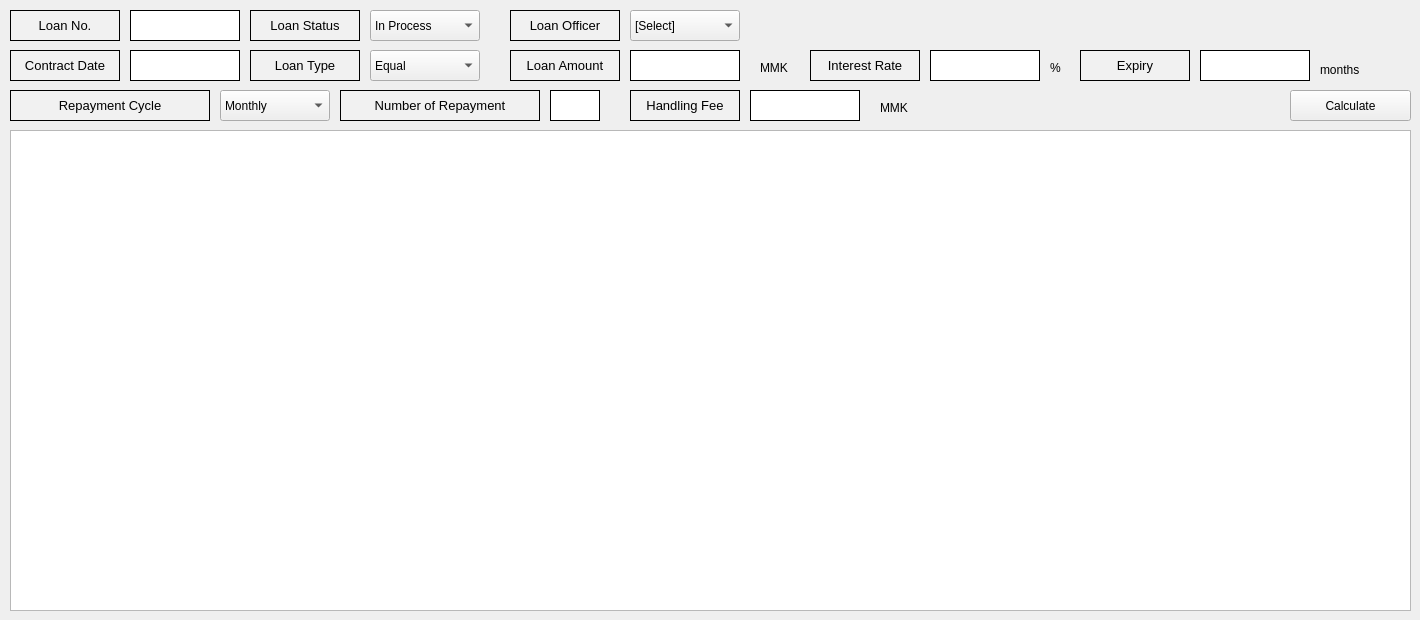
    <widget class="QWidget" name="tab_4">
     <attribute name="title">
      <string>Collateral Management</string>
     </attribute>
     <widget class="QTableWidget" name="tableWidget_5">
      <property name="geometry">
       <rect>
        <x>10</x>
        <y>130</y>
        <width>1401</width>
        <height>481</height>
       </rect>
      </property>
      <property name="minimumSize">
       <size>
        <width>1251</width>
        <height>0</height>
       </size>
      </property>
      <attribute name="horizontalHeaderVisible">
       <bool>false</bool>
      </attribute>
      <attribute name="horizontalHeaderCascadingSectionResizes">
       <bool>false</bool>
      </attribute>
      <attribute name="horizontalHeaderDefaultSectionSize">
       <number>200</number>
      </attribute>
      <column>
       <property name="text">
        <string>담보종류</string>
       </property>
      </column>
      <column>
       <property name="text">
        <string>담보명</string>
       </property>
      </column>
      <column>
       <property name="text">
        <string>담보정보1</string>
       </property>
      </column>
      <column>
       <property name="text">
        <string>담보정보2</string>
       </property>
      </column>
      <column>
       <property name="text">
        <string>담보정보3</string>
       </property>
      </column>
      <column>
       <property name="text">
        <string>담보정보4</string>
       </property>
      </column>
     </widget>
     <widget class="QLabel" name="label_72">
      <property name="geometry">
       <rect>
        <x>630</x>
        <y>90</y>
        <width>110</width>
        <height>31</height>
       </rect>
      </property>
      <property name="minimumSize">
       <size>
        <width>110</width>
        <height>0</height>
       </size>
      </property>
      <property name="maximumSize">
       <size>
        <width>110</width>
        <height>16777215</height>
       </size>
      </property>
      <property name="font">
       <font>
        <pointsize>10</pointsize>
       </font>
      </property>
      <property name="styleSheet">
       <string notr="true">background-color:rgb(241, 241, 241)</string>
      </property>
      <property name="frameShape">
       <enum>QFrame::Box</enum>
      </property>
      <property name="text">
       <string>Handling Fee</string>
      </property>
      <property name="alignment">
       <set>Qt::AlignCenter</set>
      </property>
     </widget>
     <widget class="QPushButton" name="pushButton_23">
      <property name="geometry">
       <rect>
        <x>1290</x>
        <y>90</y>
        <width>121</width>
        <height>31</height>
       </rect>
      </property>
      <property name="text">
       <string>Calculate</string>
      </property>
     </widget>
     <widget class="QLabel" name="label_73">
      <property name="geometry">
       <rect>
        <x>130</x>
        <y>10</y>
        <width>110</width>
        <height>31</height>
       </rect>
      </property>
      <property name="minimumSize">
       <size>
        <width>110</width>
        <height>0</height>
       </size>
      </property>
      <property name="maximumSize">
       <size>
        <width>110</width>
        <height>16777215</height>
       </size>
      </property>
      <property name="styleSheet">
       <string notr="true">background-color:rgb(255, 255, 255)
</string>
      </property>
      <property name="frameShape">
       <enum>QFrame::Box</enum>
      </property>
      <property name="text">
       <string/>
      </property>
     </widget>
     <widget class="QLabel" name="label_74">
      <property name="geometry">
       <rect>
        <x>10</x>
        <y>10</y>
        <width>110</width>
        <height>31</height>
       </rect>
      </property>
      <property name="minimumSize">
       <size>
        <width>110</width>
        <height>0</height>
       </size>
      </property>
      <property name="maximumSize">
       <size>
        <width>110</width>
        <height>16777215</height>
       </size>
      </property>
      <property name="font">
       <font>
        <pointsize>10</pointsize>
       </font>
      </property>
      <property name="styleSheet">
       <string notr="true">background-color:rgb(241, 241, 241)</string>
      </property>
      <property name="frameShape">
       <enum>QFrame::Box</enum>
      </property>
      <property name="text">
       <string>Loan No.</string>
      </property>
      <property name="alignment">
       <set>Qt::AlignCenter</set>
      </property>
     </widget>
     <widget class="QLabel" name="label_75">
      <property name="geometry">
       <rect>
        <x>630</x>
        <y>50</y>
        <width>110</width>
        <height>31</height>
       </rect>
      </property>
      <property name="minimumSize">
       <size>
        <width>110</width>
        <height>0</height>
       </size>
      </property>
      <property name="maximumSize">
       <size>
        <width>110</width>
        <height>16777215</height>
       </size>
      </property>
      <property name="styleSheet">
       <string notr="true">background-color:rgb(255, 255, 255)
</string>
      </property>
      <property name="frameShape">
       <enum>QFrame::Box</enum>
      </property>
      <property name="text">
       <string/>
      </property>
     </widget>
     <widget class="QLabel" name="label_76">
      <property name="geometry">
       <rect>
        <x>510</x>
        <y>10</y>
        <width>110</width>
        <height>31</height>
       </rect>
      </property>
      <property name="minimumSize">
       <size>
        <width>110</width>
        <height>0</height>
       </size>
      </property>
      <property name="maximumSize">
       <size>
        <width>110</width>
        <height>16777215</height>
       </size>
      </property>
      <property name="font">
       <font>
        <pointsize>10</pointsize>
       </font>
      </property>
      <property name="styleSheet">
       <string notr="true">background-color:rgb(241, 241, 241)</string>
      </property>
      <property name="frameShape">
       <enum>QFrame::Box</enum>
      </property>
      <property name="text">
       <string>Loan Officer</string>
      </property>
      <property name="alignment">
       <set>Qt::AlignCenter</set>
      </property>
     </widget>
     <widget class="QComboBox" name="comboBox_10">
      <property name="geometry">
       <rect>
        <x>630</x>
        <y>10</y>
        <width>110</width>
        <height>31</height>
       </rect>
      </property>
      <property name="minimumSize">
       <size>
        <width>110</width>
        <height>0</height>
       </size>
      </property>
      <property name="maximumSize">
       <size>
        <width>110</width>
        <height>16777215</height>
       </size>
      </property>
      <property name="layoutDirection">
       <enum>Qt::LeftToRight</enum>
      </property>
      <item>
       <property name="text">
        <string>[Select]</string>
       </property>
      </item>
     </widget>
     <widget class="QLabel" name="label_77">
      <property name="geometry">
       <rect>
        <x>810</x>
        <y>50</y>
        <width>110</width>
        <height>31</height>
       </rect>
      </property>
      <property name="minimumSize">
       <size>
        <width>110</width>
        <height>0</height>
       </size>
      </property>
      <property name="maximumSize">
       <size>
        <width>110</width>
        <height>16777215</height>
       </size>
      </property>
      <property name="font">
       <font>
        <pointsize>10</pointsize>
       </font>
      </property>
      <property name="styleSheet">
       <string notr="true">background-color:rgb(241, 241, 241)</string>
      </property>
      <property name="frameShape">
       <enum>QFrame::Box</enum>
      </property>
      <property name="text">
       <string>Interest Rate</string>
      </property>
      <property name="alignment">
       <set>Qt::AlignCenter</set>
      </property>
     </widget>
     <widget class="QLabel" name="label_78">
      <property name="geometry">
       <rect>
        <x>10</x>
        <y>90</y>
        <width>200</width>
        <height>31</height>
       </rect>
      </property>
      <property name="minimumSize">
       <size>
        <width>200</width>
        <height>0</height>
       </size>
      </property>
      <property name="maximumSize">
       <size>
        <width>200</width>
        <height>16777215</height>
       </size>
      </property>
      <property name="font">
       <font>
        <pointsize>10</pointsize>
       </font>
      </property>
      <property name="styleSheet">
       <string notr="true">background-color:rgb(241, 241, 241)</string>
      </property>
      <property name="frameShape">
       <enum>QFrame::Box</enum>
      </property>
      <property name="text">
       <string>Repayment Cycle</string>
      </property>
      <property name="alignment">
       <set>Qt::AlignCenter</set>
      </property>
     </widget>
     <widget class="QLabel" name="label_79">
      <property name="geometry">
       <rect>
        <x>760</x>
        <y>60</y>
        <width>41</width>
        <height>16</height>
       </rect>
      </property>
      <property name="text">
       <string>MMK</string>
      </property>
     </widget>
     <widget class="QComboBox" name="comboBox_11">
      <property name="geometry">
       <rect>
        <x>370</x>
        <y>10</y>
        <width>110</width>
        <height>31</height>
       </rect>
      </property>
      <property name="minimumSize">
       <size>
        <width>110</width>
        <height>0</height>
       </size>
      </property>
      <property name="maximumSize">
       <size>
        <width>110</width>
        <height>16777215</height>
       </size>
      </property>
      <property name="layoutDirection">
       <enum>Qt::LeftToRight</enum>
      </property>
      <item>
       <property name="text">
        <string>In Process</string>
       </property>
      </item>
      <item>
       <property name="text">
        <string>연체</string>
       </property>
      </item>
     </widget>
     <widget class="QLabel" name="label_80">
      <property name="geometry">
       <rect>
        <x>930</x>
        <y>50</y>
        <width>110</width>
        <height>31</height>
       </rect>
      </property>
      <property name="minimumSize">
       <size>
        <width>110</width>
        <height>0</height>
       </size>
      </property>
      <property name="maximumSize">
       <size>
        <width>110</width>
        <height>16777215</height>
       </size>
      </property>
      <property name="styleSheet">
       <string notr="true">background-color:rgb(255, 255, 255)
</string>
      </property>
      <property name="frameShape">
       <enum>QFrame::Box</enum>
      </property>
      <property name="text">
       <string/>
      </property>
     </widget>
     <widget class="QLabel" name="label_81">
      <property name="geometry">
       <rect>
        <x>510</x>
        <y>50</y>
        <width>110</width>
        <height>31</height>
       </rect>
      </property>
      <property name="minimumSize">
       <size>
        <width>110</width>
        <height>0</height>
       </size>
      </property>
      <property name="maximumSize">
       <size>
        <width>110</width>
        <height>16777215</height>
       </size>
      </property>
      <property name="font">
       <font>
        <pointsize>10</pointsize>
       </font>
      </property>
      <property name="styleSheet">
       <string notr="true">background-color:rgb(241, 241, 241)</string>
      </property>
      <property name="frameShape">
       <enum>QFrame::Box</enum>
      </property>
      <property name="text">
       <string>Loan Amount</string>
      </property>
      <property name="alignment">
       <set>Qt::AlignCenter</set>
      </property>
     </widget>
     <widget class="QLabel" name="label_82">
      <property name="geometry">
       <rect>
        <x>1080</x>
        <y>50</y>
        <width>110</width>
        <height>31</height>
       </rect>
      </property>
      <property name="minimumSize">
       <size>
        <width>110</width>
        <height>0</height>
       </size>
      </property>
      <property name="maximumSize">
       <size>
        <width>110</width>
        <height>16777215</height>
       </size>
      </property>
      <property name="font">
       <font>
        <pointsize>10</pointsize>
       </font>
      </property>
      <property name="styleSheet">
       <string notr="true">background-color:rgb(241, 241, 241)</string>
      </property>
      <property name="frameShape">
       <enum>QFrame::Box</enum>
      </property>
      <property name="text">
       <string>Expiry</string>
      </property>
      <property name="alignment">
       <set>Qt::AlignCenter</set>
      </property>
     </widget>
     <widget class="QLabel" name="label_83">
      <property name="geometry">
       <rect>
        <x>880</x>
        <y>100</y>
        <width>41</width>
        <height>16</height>
       </rect>
      </property>
      <property name="text">
       <string>MMK</string>
      </property>
     </widget>
     <widget class="QLabel" name="label_84">
      <property name="geometry">
       <rect>
        <x>10</x>
        <y>50</y>
        <width>110</width>
        <height>31</height>
       </rect>
      </property>
      <property name="minimumSize">
       <size>
        <width>110</width>
        <height>0</height>
       </size>
      </property>
      <property name="maximumSize">
       <size>
        <width>110</width>
        <height>16777215</height>
       </size>
      </property>
      <property name="font">
       <font>
        <pointsize>10</pointsize>
       </font>
      </property>
      <property name="styleSheet">
       <string notr="true">background-color:rgb(241, 241, 241)</string>
      </property>
      <property name="frameShape">
       <enum>QFrame::Box</enum>
      </property>
      <property name="text">
       <string>Contract Date</string>
      </property>
      <property name="alignment">
       <set>Qt::AlignCenter</set>
      </property>
     </widget>
     <widget class="QLabel" name="label_85">
      <property name="geometry">
       <rect>
        <x>750</x>
        <y>90</y>
        <width>110</width>
        <height>31</height>
       </rect>
      </property>
      <property name="minimumSize">
       <size>
        <width>110</width>
        <height>0</height>
       </size>
      </property>
      <property name="maximumSize">
       <size>
        <width>110</width>
        <height>16777215</height>
       </size>
      </property>
      <property name="styleSheet">
       <string notr="true">background-color:rgb(255, 255, 255)
</string>
      </property>
      <property name="frameShape">
       <enum>QFrame::Box</enum>
      </property>
      <property name="text">
       <string/>
      </property>
     </widget>
     <widget class="QComboBox" name="comboBox_12">
      <property name="geometry">
       <rect>
        <x>220</x>
        <y>90</y>
        <width>110</width>
        <height>31</height>
       </rect>
      </property>
      <property name="minimumSize">
       <size>
        <width>110</width>
        <height>0</height>
       </size>
      </property>
      <property name="maximumSize">
       <size>
        <width>110</width>
        <height>16777215</height>
       </size>
      </property>
      <property name="layoutDirection">
       <enum>Qt::LeftToRight</enum>
      </property>
      <item>
       <property name="text">
        <string>Monthly</string>
       </property>
      </item>
      <item>
       <property name="text">
        <string>4 Week</string>
       </property>
      </item>
      <item>
       <property name="text">
        <string>2 Week</string>
       </property>
      </item>
      <item>
       <property name="text">
        <string>Weekly</string>
       </property>
      </item>
     </widget>
     <widget class="QLabel" name="label_86">
      <property name="geometry">
       <rect>
        <x>250</x>
        <y>10</y>
        <width>110</width>
        <height>31</height>
       </rect>
      </property>
      <property name="minimumSize">
       <size>
        <width>110</width>
        <height>0</height>
       </size>
      </property>
      <property name="maximumSize">
       <size>
        <width>110</width>
        <height>16777215</height>
       </size>
      </property>
      <property name="font">
       <font>
        <pointsize>10</pointsize>
       </font>
      </property>
      <property name="styleSheet">
       <string notr="true">background-color:rgb(241, 241, 241)</string>
      </property>
      <property name="frameShape">
       <enum>QFrame::Box</enum>
      </property>
      <property name="text">
       <string>Loan Status</string>
      </property>
      <property name="alignment">
       <set>Qt::AlignCenter</set>
      </property>
     </widget>
     <widget class="QComboBox" name="comboBox_13">
      <property name="geometry">
       <rect>
        <x>370</x>
        <y>50</y>
        <width>110</width>
        <height>31</height>
       </rect>
      </property>
      <property name="minimumSize">
       <size>
        <width>110</width>
        <height>0</height>
       </size>
      </property>
      <property name="maximumSize">
       <size>
        <width>110</width>
        <height>16777215</height>
       </size>
      </property>
      <property name="layoutDirection">
       <enum>Qt::LeftToRight</enum>
      </property>
      <item>
       <property name="text">
        <string>Equal</string>
       </property>
      </item>
      <item>
       <property name="text">
        <string>Equal Principal</string>
       </property>
      </item>
      <item>
       <property name="text">
        <string>Bullet</string>
       </property>
      </item>
     </widget>
     <widget class="QLabel" name="label_87">
      <property name="geometry">
       <rect>
        <x>1200</x>
        <y>50</y>
        <width>110</width>
        <height>31</height>
       </rect>
      </property>
      <property name="minimumSize">
       <size>
        <width>110</width>
        <height>0</height>
       </size>
      </property>
      <property name="maximumSize">
       <size>
        <width>110</width>
        <height>16777215</height>
       </size>
      </property>
      <property name="styleSheet">
       <string notr="true">background-color:rgb(255, 255, 255)
</string>
      </property>
      <property name="frameShape">
       <enum>QFrame::Box</enum>
      </property>
      <property name="text">
       <string/>
      </property>
     </widget>
     <widget class="QLabel" name="label_88">
      <property name="geometry">
       <rect>
        <x>550</x>
        <y>90</y>
        <width>50</width>
        <height>31</height>
       </rect>
      </property>
      <property name="minimumSize">
       <size>
        <width>50</width>
        <height>0</height>
       </size>
      </property>
      <property name="maximumSize">
       <size>
        <width>50</width>
        <height>16777215</height>
       </size>
      </property>
      <property name="styleSheet">
       <string notr="true">background-color:rgb(255, 255, 255)
</string>
      </property>
      <property name="frameShape">
       <enum>QFrame::Box</enum>
      </property>
      <property name="text">
       <string/>
      </property>
     </widget>
     <widget class="QLabel" name="label_89">
      <property name="geometry">
       <rect>
        <x>1320</x>
        <y>60</y>
        <width>41</width>
        <height>20</height>
       </rect>
      </property>
      <property name="text">
       <string>months</string>
      </property>
     </widget>
     <widget class="QLabel" name="label_90">
      <property name="geometry">
       <rect>
        <x>130</x>
        <y>50</y>
        <width>110</width>
        <height>31</height>
       </rect>
      </property>
      <property name="minimumSize">
       <size>
        <width>110</width>
        <height>0</height>
       </size>
      </property>
      <property name="maximumSize">
       <size>
        <width>110</width>
        <height>16777215</height>
       </size>
      </property>
      <property name="styleSheet">
       <string notr="true">background-color:rgb(255, 255, 255)
</string>
      </property>
      <property name="frameShape">
       <enum>QFrame::Box</enum>
      </property>
      <property name="text">
       <string/>
      </property>
     </widget>
     <widget class="QLabel" name="label_91">
      <property name="geometry">
       <rect>
        <x>250</x>
        <y>50</y>
        <width>110</width>
        <height>31</height>
       </rect>
      </property>
      <property name="minimumSize">
       <size>
        <width>110</width>
        <height>0</height>
       </size>
      </property>
      <property name="maximumSize">
       <size>
        <width>110</width>
        <height>16777215</height>
       </size>
      </property>
      <property name="font">
       <font>
        <pointsize>10</pointsize>
       </font>
      </property>
      <property name="styleSheet">
       <string notr="true">background-color:rgb(241, 241, 241)</string>
      </property>
      <property name="frameShape">
       <enum>QFrame::Box</enum>
      </property>
      <property name="text">
       <string>Loan Type</string>
      </property>
      <property name="alignment">
       <set>Qt::AlignCenter</set>
      </property>
     </widget>
     <widget class="QLabel" name="label_92">
      <property name="geometry">
       <rect>
        <x>340</x>
        <y>90</y>
        <width>200</width>
        <height>31</height>
       </rect>
      </property>
      <property name="minimumSize">
       <size>
        <width>200</width>
        <height>0</height>
       </size>
      </property>
      <property name="maximumSize">
       <size>
        <width>200</width>
        <height>16777215</height>
       </size>
      </property>
      <property name="font">
       <font>
        <pointsize>10</pointsize>
       </font>
      </property>
      <property name="styleSheet">
       <string notr="true">background-color:rgb(241, 241, 241)</string>
      </property>
      <property name="frameShape">
       <enum>QFrame::Box</enum>
      </property>
      <property name="text">
       <string>Number of Repayment</string>
      </property>
      <property name="alignment">
       <set>Qt::AlignCenter</set>
      </property>
     </widget>
     <widget class="QLabel" name="label_93">
      <property name="geometry">
       <rect>
        <x>1050</x>
        <y>60</y>
        <width>16</width>
        <height>16</height>
       </rect>
      </property>
      <property name="text">
       <string>%</string>
      </property>
     </widget>
    </widget>
